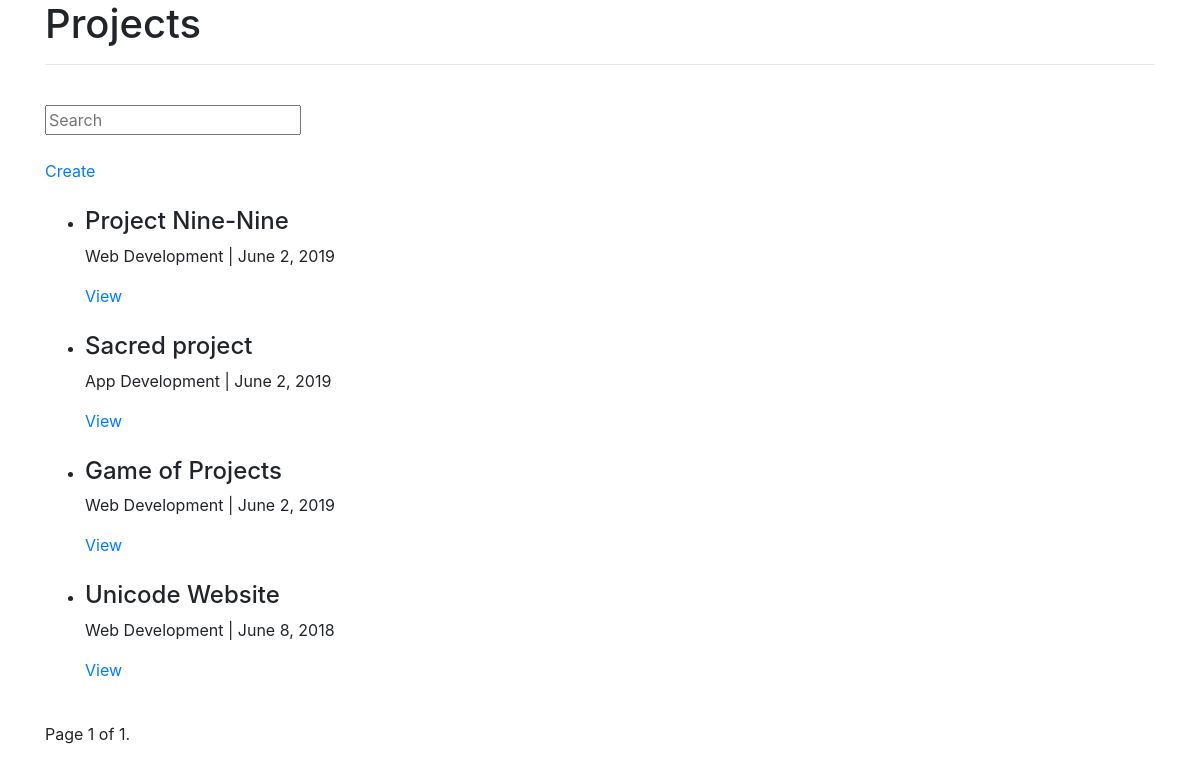
Page /projects/ (signed in) on the committed database.
### projects/models.py (models this page shows, shortened)
class Project(models.Model):
    team = models.ManyToManyField(UserProfile)
    title = models.CharField(max_length=255)
    cover = models.ImageField(upload_to='projects/%Y/%m/%d/', blank=True)
    img1 = models.ImageField(upload_to='projects/%Y/%m/%d/', blank=True, null=True)
    img2 = models.ImageField(upload_to='projects/%Y/%m/%d/', blank=True, null=True)
    img3 = models.ImageField(upload_to='projects/%Y/%m/%d/', blank=True, null=True)
    img4 = models.ImageField(upload_to='projects/%Y/%m/%d/', blank=True, null=True)
    img5 = models.ImageField(upload_to='projects/%Y/%m/%d/', blank=True, null=True)
    description = models.TextField()
    slug = models.SlugField(blank=True)
    technologies = MultiSelectField(choices=TECHNOLOGIES_CHOICES)
    stack = models.CharField(max_length=255)
    year = models.DateField()
    repo_link = models.CharField(max_length=255)
    objects = ProjectManager()
    class Meta:
        ordering = ["-year"]

### projects/views.py (the view)
# urls.py: path('', project_list, name='list'),
def project_list(request):
    queryset_list = Project.objects.all()
    query = request.GET.get("q", None)
    if query:
        queryset_list = queryset_list.filter(Q(title__icontains=query) | Q(description__icontains=query) | Q(
            technologies__icontains=query) | Q(team__user__first_name__icontains=query) | Q(
            team__user__last_name__icontains=query)).distinct()
    paginator = Paginator(queryset_list, 10)
    page = request.GET.get('page')
    post_list = paginator.get_page(page)
    context = {
        "title": "Projects",
        "project_list": post_list
    }
    if request.user.is_authenticated:
        context["user"] = True
    else:
        context["user"] = False
    return render(request, "projects/project_list.html", context)

### templates/projects/project_list.html (shortened to what this page needs)
{% extends 'base.html' %}
{% block content %}
<h1>{{ title }}</h1>
<hr />
<br />
{% include 'search.html' %}
<br />
{% if user %}
<a href="{% url 'projects:create' %}">Create</a>
{% endif %}
<br />
<br />
{% if project_list %}
<ul>
  {% for project in project_list %}
  <li>
    <h4>{{ project.title }}</h4>
    <p>{{ project.technologies }} | {{ project.year }}</p>
    <a href="{% url 'projects:detail' slug=project.slug %}">View</a>
  </li>
  <br />
  {% endfor %}
</ul>
{% else %}
<h4>No projects</h4>
{% endif %}
<div class="pagination">
  <span class="step-links">
    <span class="current">
      Page {{ project_list.number }} of {{ project_list.paginator.num_pages }}.
    </span>
  </span>
</div>
{% endblock content %}

### rows in the picture
Project: title "Project Nine-Nine", technologies "Web Development", year "June 2, 2019"
Project: title "Sacred project", technologies "App Development", year "June 2, 2019"
Project: title "Game of Projects", technologies "Web Development", year "June 2, 2019"
Project: title "Unicode Website", technologies "Web Development", year "June 8, 2018"

### other values in the picture
{{ title }} "Projects"
{{ project_list.number }} "1"
{{ project_list.paginator.num_pages }} "1"
